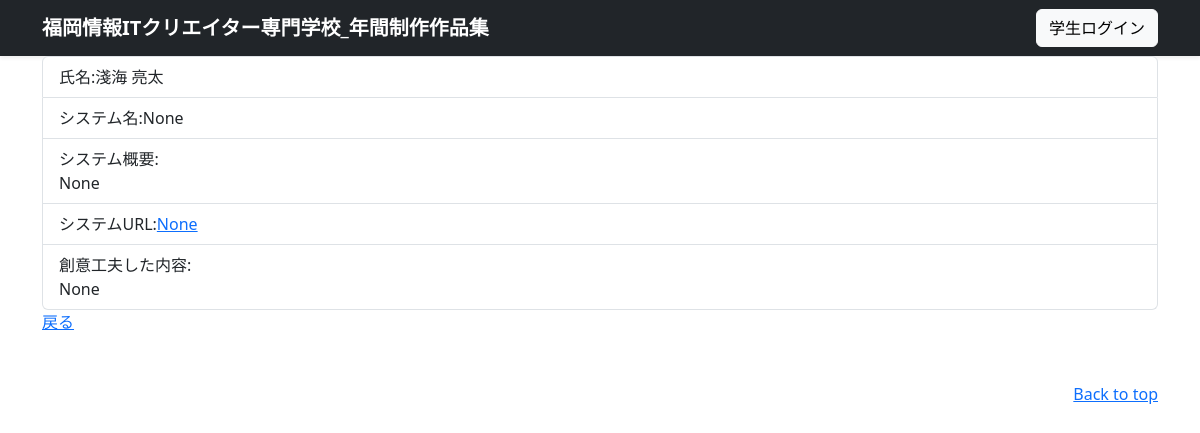
Page /detail/2347064 on the committed database.
### portfolio/models.py (models this page shows, shortened)
class System(models.Model):
    student = models.OneToOneField(
        Student,
        verbose_name="学生",
        on_delete=models.CASCADE,
        primary_key=True
    )
    system_name = models.CharField(
        verbose_name="システム名",
        max_length=20,
        blank=True,
        null=True
    )
    system_summary = models.TextField(
        verbose_name="システム概要",
        blank=True,
        null=True
    )
    system_url = models.URLField(
        verbose_name="システムURL",
        blank=True,
        null=True
    )
    system_thumbnail = models.ImageField(
        verbose_name="サムネイル画像",
        upload_to= user_path,
        blank=True,
        null=True
    )
    system_background = models.TextField(
        verbose_name= "システム背景",
        blank=True,
        null=True
    )

class Student(AbstractUser):
    student_no = models.IntegerField(
        verbose_name="学生番号",
        primary_key=True
    )
    username = models.CharField(
        verbose_name="学生氏名",
        max_length=20,
        blank=True
    )
    USERNAME_FIELD = "student_no"
    REQUIRED_FIELDS = ['username']

### portfolio/views.py (the view)
# urls.py: path("detail/<int:pk>", views.DetailView.as_view(), name="detail"),
class DetailView(DetailView):
    template_name = "detail.html"
    model = System

### portfolio/templates/detail.html (shortened to what this page needs)
{% extends 'base.html' %}
{% load static %}
{% block contents %}
  <div class="container">
  <ul class="list-group">
    <li class="list-group-item">氏名:{{object.student.username}}</li>
    <li class="list-group-item">システム名:{{object.system_name}}</li>
    <li class="list-group-item" style="white-space: pre-wrap;">システム概要:<br>{{object.system_summary}}</li>
    <li class="list-group-item">システムURL:<a href={{object.system_url}}>{{object.system_url}}</a></li>
    <li class="list-group-item" style="white-space: pre-wrap;">創意工夫した内容:<br>{{object.system_background}}</li>
  </ul>
    <a href="javascript:history.back();">戻る</a>
</div>
{% endblock %}

### rows in the picture
System: student.username "淺海 亮太", system_name "None", system_summary "None", system_url "None", system_background "None"
